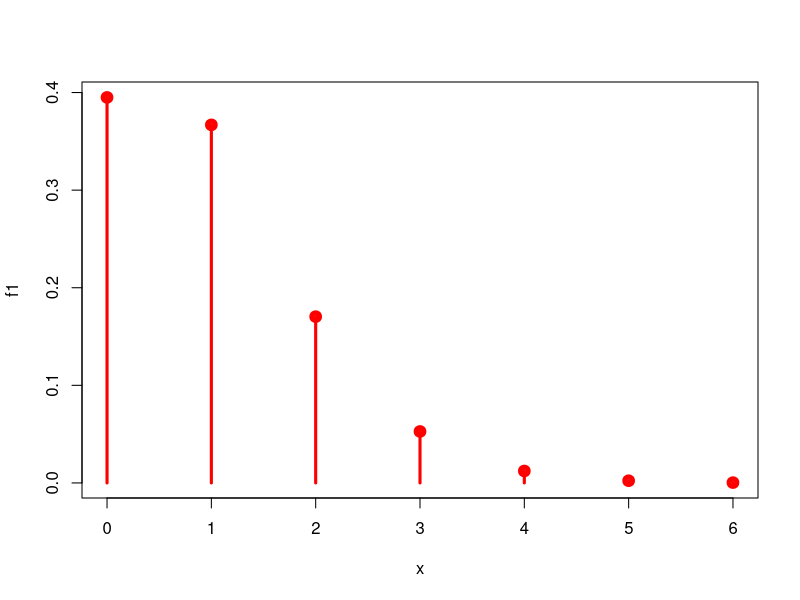
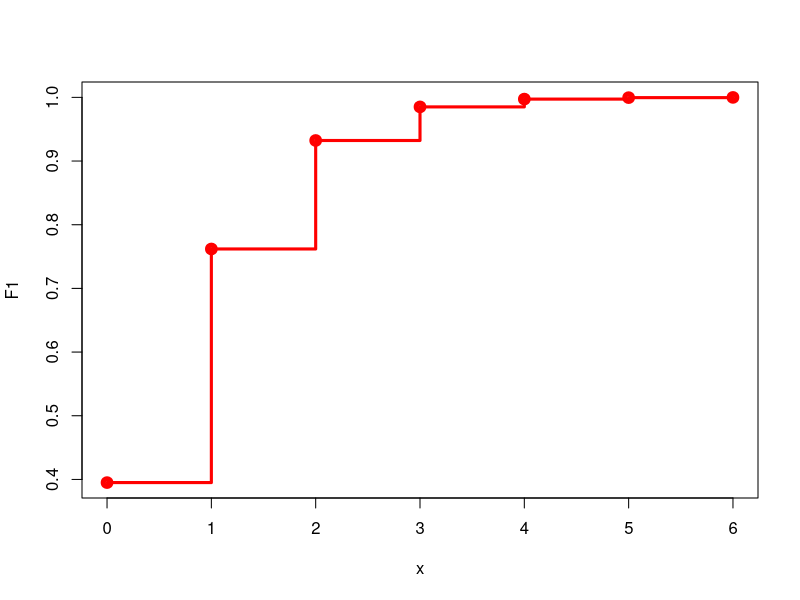
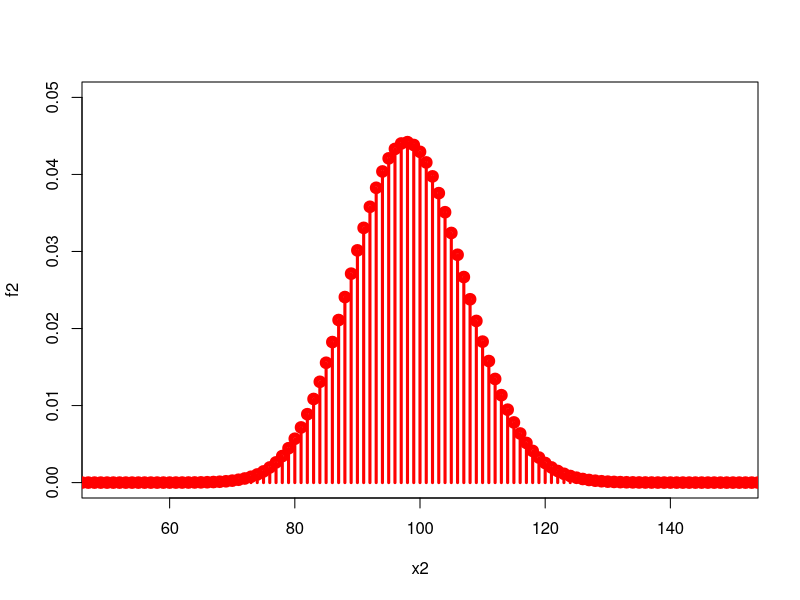
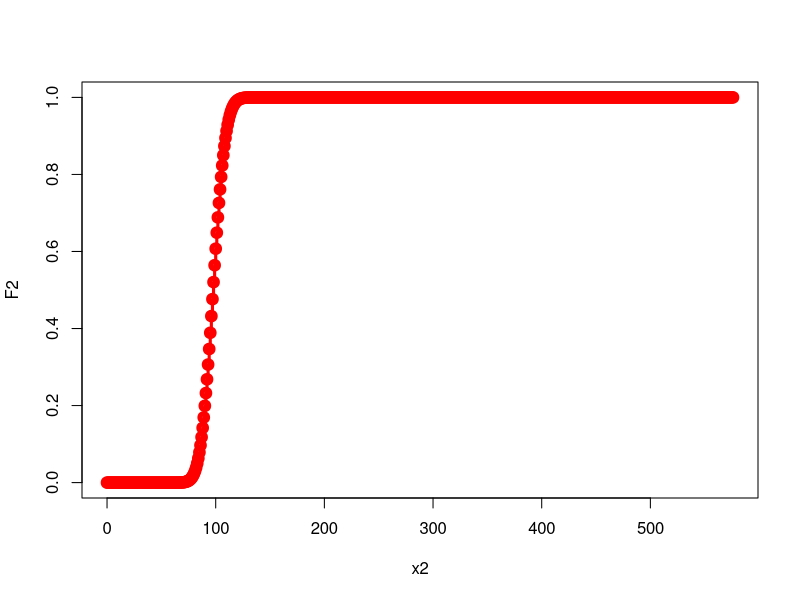
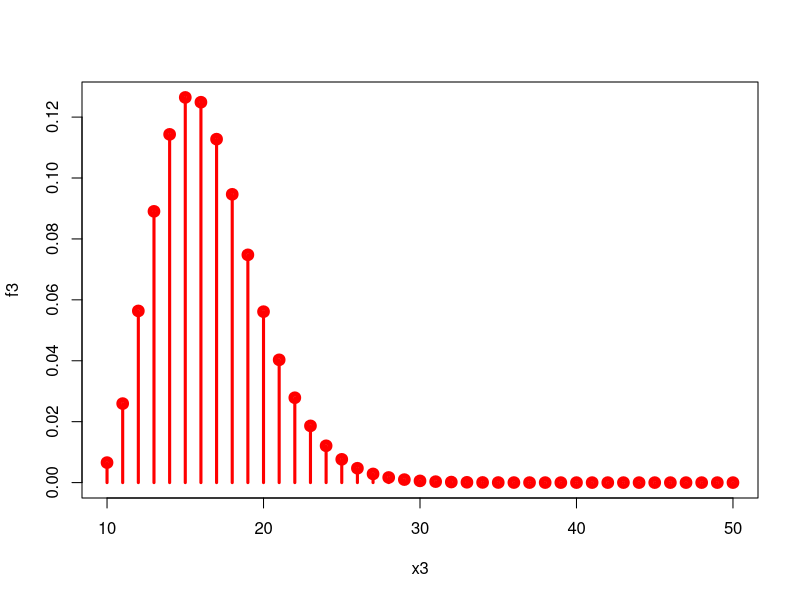

Recreate these plots in R, in order.
#Durante la segunda guerra mundial, 535 bombas fueron lanzadas sobre el sur de Londres. Esta área ha sido dividida en una cuadrícula de 576 pequeños cuadrados de 0,25 metros cuadrados cada uno. 
#Asumiendo que el objetivo es aleatorio: cada bomba impacta en un solo lugar a la vez, cada lugar tiene la misma probabilidad de ser impactada y, los impactos son sucesos independientes.
#Si queremos analizar el número de bombas que impactan en un cuadrado en particular.

#¿Qué modelo de distribución sigue dicha variable?
#Distribuición de possion

#Realiza la gráfica de su función de densidad
x = 0:6
bombas= 535
cuadrados = 576
lambda = bombas/cuadrados
f1 = dpois(x, lambda)
plot(x, f1, type="h", col="red", lwd=3)
points(x, f1, col="red", lwd=5)

#Realiza la gráfica de su función de distribución
F1 = ppois(x, lambda) 
plot(x, F1, type="s", col="red", lwd=3)
points(x, F1, col="red", lwd=5)

#¿Cuál es la probabilidad de que exactamente 2 bombas impacten en una zona en particular?
#f1[2+1] # index empieza en 1
dpois(2,lambda)

#¿Cuál es la probabilidad de que una zona concreta sea bombardeada (al menos caiga una bomba)?
# P(al menos 1) = 1 - P(0)
1- dpois(0, lambda)

#Si queremos analizar el número de zonas que reciben exactamente 2 impactos.
prob_2imp = dpois(2, lambda)
num_2imp = prob_2imp * cuadrados

#¿Qué modelo de distribución sigue dicha variable?
#distribución binomial

#Realiza la gráfica de su función de densidad (Manipula los límites de los ejes hasta encontrar una gráfica apreciable)
x2 = 0:576
f2 = dbinom(x2, size=cuadrados, prob = prob_2imp)
plot(x2, f2, type="h", col="red", lwd=3, xlim = c(50, 150), ylim=c(0,0.05))
points(x2, f2, col="red", lwd=5)

#Realiza la gráfica de su función de distribución
F2 = pbinom(x2, size=cuadrados, prob=prob_2imp)
plot(x2, F2, type="s", col="red", lwd=3)
points(x2, F2, col="red", lwd=5)

#¿Cuál es la probabilidad de que menos de 100 zonas reciban exactamente 2 impactos?
pbinom(99, size = cuadrados, prob=prob_2imp)

#¿Cuántas zonas se espera que sufran exactamente dos impactos?
cuadrados*prob_2imp

#Si queremos analizar el número de zonas que deben ser inspeccionadas para encontrar 10 que hayan sido bombardeadas.

#¿Qué modelo de distribución sigue dicha variable?
#Binomial negativa

#Realiza la gráfica de su función de densidad (Manipula los límites de los ejes hasta encontrar una gráfica apreciable)
p_bomba = 1 - dpois(0, lambda)
exitos = 10
x3 = exitos:50
f3 = dnbinom(x3-exitos, size=exitos, prob=p_bomba)
plot(x3,f3,type="h", col="red", lwd=3)
points(x3, f3, col="red", lwd=5)

#¿Cuál es la probabilidad de que se deban inspeccionar al menos 20 zonas para encontrar 10 que hayan sido bombardeadas?
F3 = pnbinom(x3-exitos, size=exitos, prob=p_bomba)
#es igual a 1 - probabilidad acumulada hasta 19 
1- F3[9+1]

#¿Cuántas zonas han de ser inspeccionadas para encontrar 10 que hayan sido bombardeadas?

